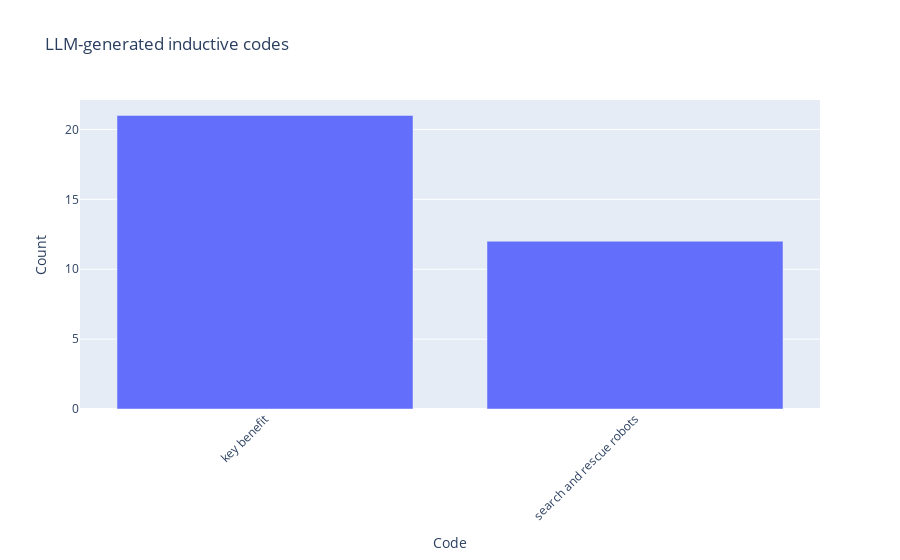

This figure's notebook cell:
### Code cell
import plotly.express as px


# @title
def plot_generated_codes(code_highlights, title):
    code_counts = [(code, len(highlights)) for code, highlights in code_highlights.items()]
    df_codes = pd.DataFrame(code_counts, columns=['Code', 'Count'])
    df_codes = df_codes.sort_values(by='Count', ascending=False).reset_index(drop=True)

    # Create a vertical bar plot using Plotly with angled x-axis labels
    fig = px.bar(df_codes, x='Code', y='Count', title=title)

    # Update layout to angle x-axis labels at 45 degrees
    fig.update_layout(xaxis_tickangle=-45)
    fig.show()

# Parse all codes and highlights in LLM output
plot_generated_codes(code_highlights_ded, 'LLM-generated inductive codes')

### Figure 1 — Plotly figure (JSON) as saved in the notebook; plotly's stock layout.template omitted (floating-point values rounded to 4 significant figures)
{"data": [{"alignmentgroup": "True", "hovertemplate": "Code=%{x}<br>Count=%{y}<extra></extra>", "legendgroup": "", "marker": {"color": "#636efa", "pattern": {"shape": ""}}, "name": "", "offsetgroup": "", "orientation": "v", "showlegend": false, "textposition": "auto", "type": "bar", "x": ["key benefit", "search and rescue robots"], "xaxis": "x", "y": [21, 12], "yaxis": "y"}], "layout": {"barmode": "relative", "legend": {"tracegroupgap": 0}, "title": {"text": "LLM-generated inductive codes"}, "xaxis": {"anchor": "y", "domain": [0, 1], "tickangle": -45, "title": {"text": "Code"}}, "yaxis": {"anchor": "x", "domain": [0, 1], "title": {"text": "Count"}}}}
